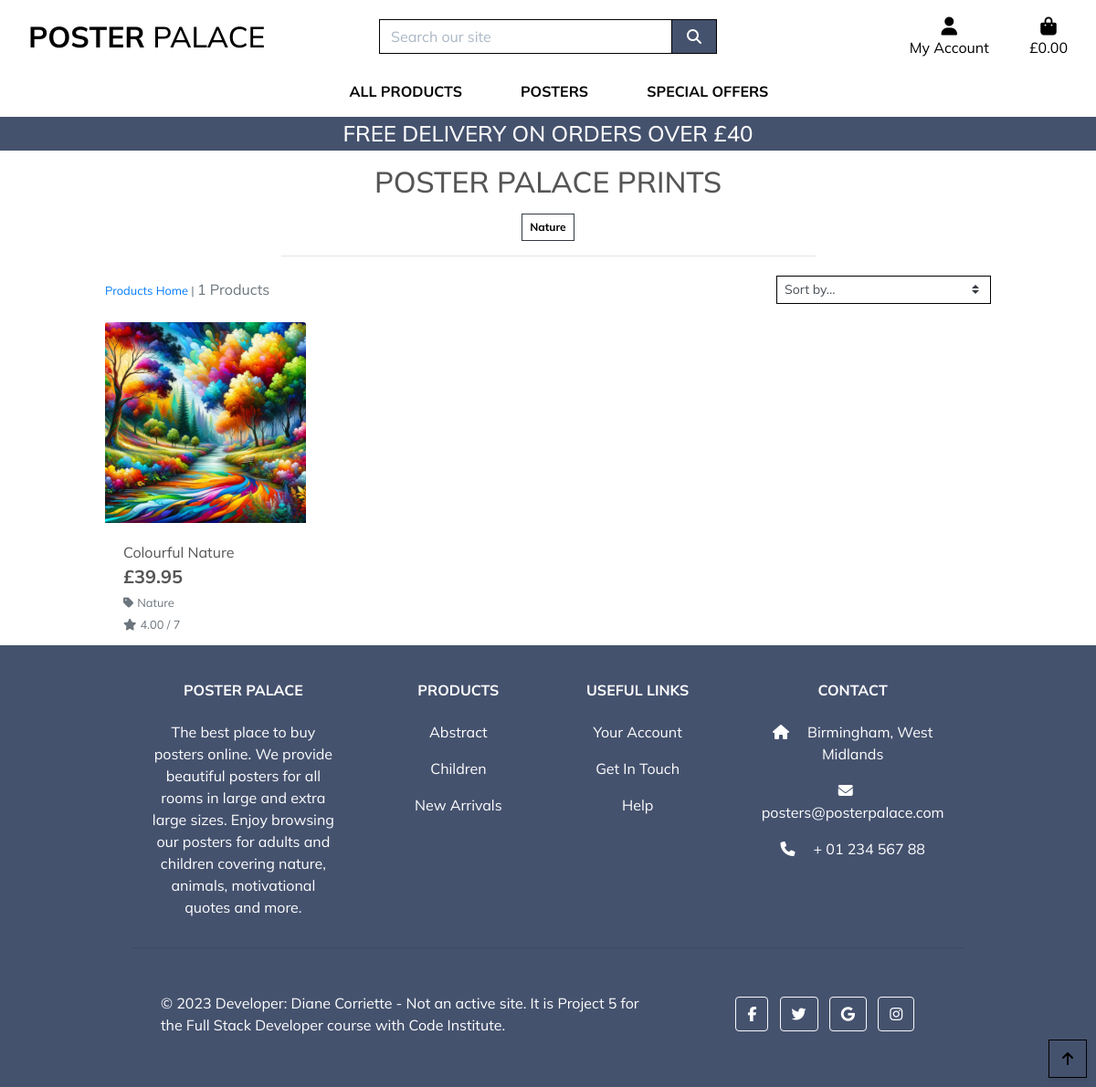
Page /products/?category=nature on the committed database.
### products/models.py (models this page shows, shortened)
class Category(models.Model):
    name = models.CharField(max_length=200)
    slug = models.SlugField(max_length=200,
                            unique=True, null=True, blank=True)
    friendly_name = models.CharField(max_length=200, null=True, blank=True)
    class Meta:
        ordering = ['name']
        verbose_name = 'category'
        verbose_name_plural = 'categories'

class Product(models.Model):
    sku = models.CharField(max_length=15,
                           default=get_random_string,
                           null=True, blank=True)
    name = models.CharField(max_length=200)
    slug = models.SlugField(max_length=200, unique=True)
    image = models.ImageField(null=True, blank=True)
    description = models.TextField(blank=True)
    sizes = models.BooleanField(default=False, null=True, blank=True)
    price = models.DecimalField(default=9.95, max_digits=8, decimal_places=2)
    category = models.ForeignKey('Category', null=True,
                                 blank=True, on_delete=models.SET_NULL)
    available = models.BooleanField(default=True)
    rating = models.DecimalField(max_digits=7, decimal_places=2,
                                 null=True, blank=True)
    created = models.DateTimeField(auto_now_add=True)
    updated = models.DateTimeField(auto_now=True)

### products/views.py (the view, shortened to what this page needs)
# urls.py: path('', views.all_products, name='products'),
def all_products(request):
    products = Product.objects.all()
    query = None
    categories = None
    sort = None
    direction = None
    if request.GET:
        if 'category' in request.GET:
            categories = request.GET['category'].split(',')
            products = products.filter(category__name__in=categories)
            categories = Category.objects.filter(name__in=categories)
    current_sorting = f'{sort}_{direction}'
    context = {
        'products': products,
        'search_term': query,
        'current_categories': categories,
        'current_sorting': current_sorting,
    }
    return render(request, 'products/products.html', context)

### bag/contexts.py (called while the page is built, shortened)
def bag_contents(request):
    bag_items = []
    total = 0
    product_count = 0
    bag = request.session.get('bag', {})
    if total < settings.FREE_DELIVERY_THRESHOLD:
        delivery = total * Decimal(settings.STANDARD_DELIVERY_PERCENTAGE / 100)
        free_delivery_delta = settings.FREE_DELIVERY_THRESHOLD - total
    else:
        delivery = 0
        free_delivery_delta = 0
    grand_total = delivery + total
    context = {
        'bag_items': bag_items,
        'total': total,
        'product_count': product_count,
        'delivery': delivery,
        'free_delivery_delta': free_delivery_delta,
        'free_delivery_threshold': settings.FREE_DELIVERY_THRESHOLD,
        'grand_total': grand_total,
    }
    return context

### products/templates/products/products.html (shortened to what this page needs)
{% extends "base.html" %}
{% load static %}
{% block page_header %}
    <div class="container header-container">
    </div>
{% endblock %}
{% block content %}
    <div class="overlay"></div>
    <div class="container-fluid">
        <div class="row">
            <div class="col text-center mt-3">
                <h2 class="logo-font">Poster Palace Prints</h2>
                {% for c in current_categories %}
                    <a class="category-badge text-decoration-none" href="{% url 'products' %}?category={{ c.name }}">
                        <span class="p-2 mt-2 badge badge-white text-black rounded-0 border border-dark">{{ c.friendly_name }}</span>
                    </a>
                {% endfor %}
                <hr class="w-50 mb-1">
            </div>
        </div>
        <div class="row">
            <div class="product-container col-10 offset-1">
                <div class="row mt-1 mb-2">
                    <div class="col-12 col-md-6 my-auto order-md-last d-flex justify-content-center justify-content-md-end">
                        <div class="sort-select-wrapper w-50">
                            <select id="sort-selector" class="custom-select custom-select-sm rounded-0 border border-{% if current_sorting != 'None_None' %}info{% else %}black{% endif %}">
                                <option value="reset" {% if current_sorting == 'None_None' %}selected{% endif %}>Sort by...</option>
                            </select>
                        </div>
                    </div>
                    <div class="col-12 col-md-6 order-md-first">
                        <p class="text-muted mt-3 text-center text-md-left">
                            {% if search_term or current_categories or current_sorting != 'None_None' %}
                                <span class="small"><a href="{% url 'products' %}">Products Home</a> | </span>
                            {% endif %}
                            {{ products|length }} Products{% if search_term %} found for <strong>"{{ search_term }}"</strong>{% endif %}
                        </p>
                    </div>
                </div>
                <div class="row">
                    {% for product in products %}
                        <div class="col-sm-6 col-md-6 col-lg-4 col-xl-3">
                            <div class="card h-100 border-0">
                                {% if product.image %}
                                <a href="{% url 'product_detail' product.id %}">
                                    <img class="card-img-top img-fluid" src="{{ product.image.url }}" alt="{{ product.name }}">
                                </a>
                                {% else %}
                                <a href="{% url 'product_detail' product.id %}">
                                    <img class="card-img-top img-fluid" src="{{ MEDIA_URL }}noimage.png" alt="{{ product.name }}">
                                </a>
                                {% endif %}
                                <div class="card-body pb-0">
                                    <p class="mb-0">{{ product.name }}</p>
                                </div>
                                <div class="card-footer bg-white pt-0 border-0 text-left">
                                    <div class="row">
                                        <div class="col">
                                            <p class="lead mb-0 text-left font-weight-bold">&#163;{{ product.price }}</p>
                                            {% if product.category %}
                                            <p class="small mt-1 mb-0">
                                                <a class="text-muted" href="{% url 'products' %}?category={{ product.category.name }}">
                                                    <i class="fas fa-tag mr-1"></i>{{ product.category.friendly_name }}
                                                </a>
                                            </p>
                                            {% endif %}
                                            {% if product.rating %}
                                                <small class="text-muted"><i class="fas fa-star mr-1"></i>{{ product.rating }} / 7</small>
                                            {% else %}
                                                <small class="text-muted">No Rating</small>
                                            {% endif %}
                                        </div>
                                    </div>
                                </div>
                            </div>
                        </div>
                    {% endfor %}
                </div>
            </div>
        </div>
    </div>
    <div class="btt-button shadow-sm rounded-0 border border-black">
        <a class="btt-link d-flex h-100">
            <i class="fas fa-arrow-up text-black mx-auto my-auto"></i>
        </a>
    </div>
{% endblock %}

### static/css/style.css (style rules this page uses)
body { color: #555; font-family: 'Mulish', sans-serif; height: 100vh; }
.logo-font { text-transform: uppercase; }
.text-black { color: #000 !important; }
.border-black { border: 1px solid black !important; }
.overlay { height: 100%; width: 100%; top: 0; left: 0; position: fixed; background: white; z-index: -1; }
.btt-button { height: 42px; width: 42px; position: fixed; bottom: 10px; right: 10px; }
.btt-link, .update-link, .remove-item { cursor: pointer; }
@media (min-width: 1200px) { .container { max-width: 80%; } }
@media (min-width: 992px) { .header-container { padding-top: 164px; } }

### rows in the picture
Category: friendly_name "Nature"
Product: image (picture), name "Colourful Nature", price "39.95", category.friendly_name "Nature", rating "4.00"

### other values in the picture
{{ free_delivery_threshold }} "40"
{{ products|length }} "1"
